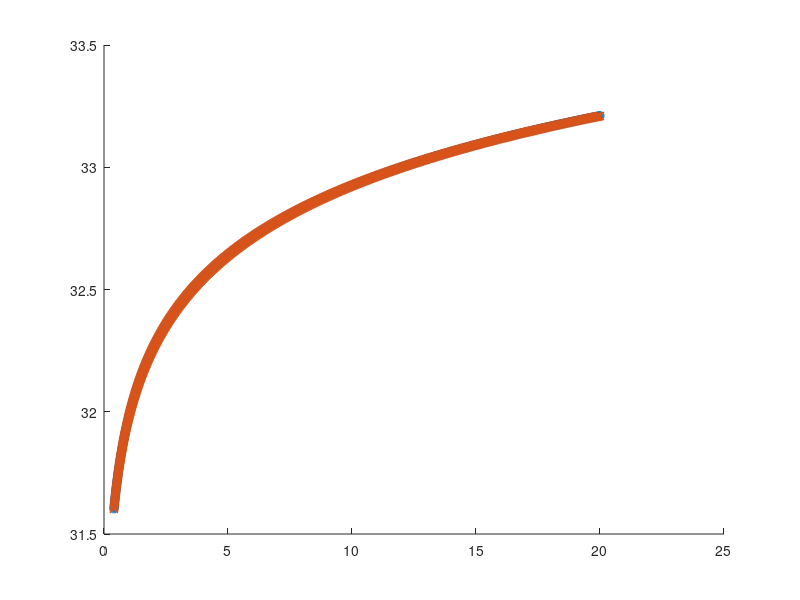
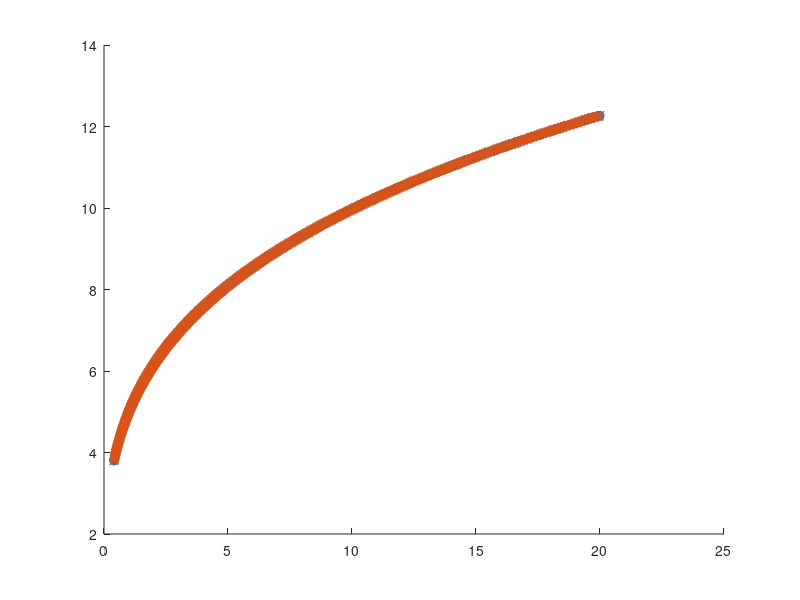

Write the MATLAB code that produced these figures, in order.
% Infinite Horizon Dynamic Programming: 
% Optimal Growth
clc;clear all;

% Params
alpha = 0.3;
A = 18.5;
beta = 0.9;
u = @(c) log(c);
f = @(k) A*k.^alpha;

% State and Control Space
NX = 1000;
NY = 1000;
NJ = 100;
lambda = 2; % sampling parameter
MAX = 20
state = linspace(MAX/NX^(1/lambda), MAX^(1/lambda), NX).^lambda;
control = linspace(MAX/NY^(1/lambda), MAX^(1/lambda), NY).^lambda;

% Utility, Policy and Value Functions
U = zeros(NX, NY);
V = zeros(NX, NJ);
Y = zeros(NX, NJ);

% Utility
for ix = 1:NX
    for iy = 1:NY 
        if control(iy) < f(state(ix))
            % Feasible Controls
            U(ix, iy) = u(f(state(ix)) - control(iy));
        else
            % Infeasible Controls
            U(ix, iy) = -10000;
        end
    end
end

% Value Function Iteration
for ij = NJ-1:-1:1  
    for ix = 1:NX 
        [V(ix, ij), iymax] = max(reshape(U(ix, :),[1,NY]) + beta * reshape(V(:, ij+1), [1,NY]));
        Y(ix, ij) = control(iymax);
    end 
end

% Analytical Solution
E = (1/(1-beta))*(log(A*(1-alpha*beta))+beta*alpha*log(A*alpha*beta)/(1-alpha*beta));
F = alpha/(1-alpha*beta);
V_true = @(k) E + F*log(k);
Y_true = @(k) alpha*beta*A*k.^alpha;

hold on;
figure(1);
plot(state, V_true(state), '-o');
plot(state, V(:,1), '-x');
hold off;
figure(2);
hold on; 
plot(state, Y_true(state), '-o');
plot(state, Y(:,1), '-x');
hold off;


